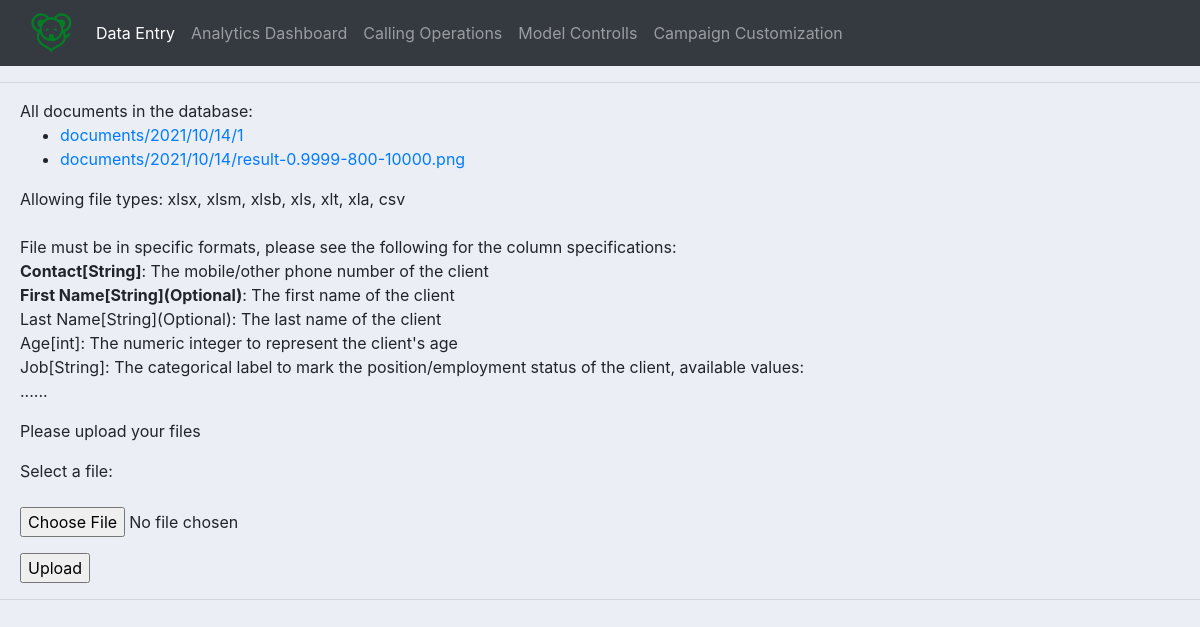
Before: / with the older database file.
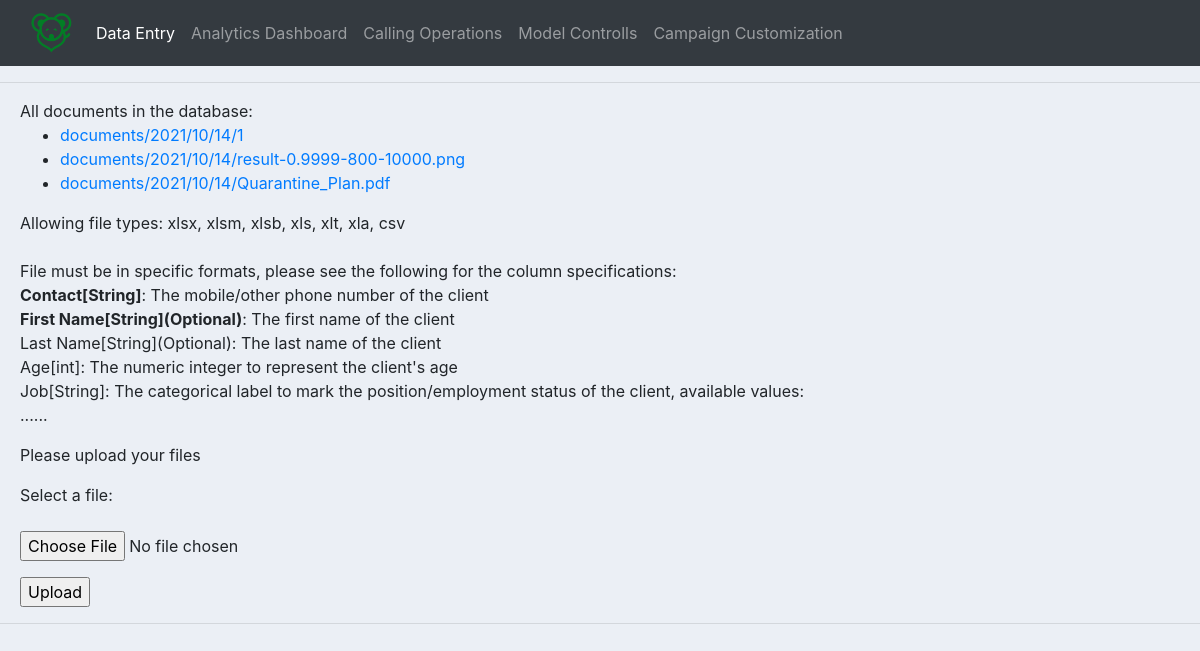
After: the same page with the newer database file.
### myapp/models.py (models this page shows)
class Document(models.Model):
    docfile = models.FileField(upload_to='documents/%Y/%m/%d')

### myapp/views.py (the view)
# urls.py: path('', data_entry_page, name='data_entry_page'),
def data_entry_page(request):
    bold_start, bold_end = "\033[1m", "\033[0;0m"
    message = 'Please upload your files'
    notice = "Allowing file types: xlsx, xlsm, xlsb, xls, xlt, xla, csv\n\n" + \
             "File must be in specific formats, please see the following for the column specifications:\n" + \
             "<strong>Contact[String]</strong>: The mobile/other phone number of the client\n" + \
             "<span class='thick'>First Name[String](Optional)</span>: The first name of the client\n" + \
             "Last Name[String](Optional): The last name of the client\n" + \
             "Age[int]: The numeric integer to represent the client's age\n" + \
             "Job[String]: The categorical label to mark the position/employment status of the client, available values:\n" + \
             "......"
    notice = mark_safe(notice)
    if request.method == 'POST':
        form = DocumentForm(request.POST, request.FILES)
        if form.is_valid():
            newdoc = Document(docfile=request.FILES['docfile'])
            newdoc.save()
            return redirect('my-view')
        else:
            message = 'The form is not valid. Fix the following error:'
    else:
        form = DocumentForm()
    documents = Document.objects.all()
    context = {'documents': documents, 'form': form, 'message': message, 'notice': notice}
    return render(request, 'data_entry_page.html', context)

### myapp/forms.py
class DocumentForm(forms.Form):
    docfile = forms.FileField(label='Select a file')

### myapp/templates/data_entry_page.html (shortened to what this page needs)
{%  extends 'main.html' %}
{% block content %}
{% load static %}
<!DOCTYPE html>
<html>
    <head>
        <link rel="stylesheet" href="{% static '/css/data_entry_page.css' %} "/>
    </head>
    <body>
        <div class="content">
            {% if documents %}
                All documents in the database:
                <ul>
                    {% for document in documents %}
                        <li><a href="{{ document.docfile.url }}">{{ document.docfile.name }}</a></li>
                    {% endfor %}
                </ul>
            {% else %}
                <p>No documents.</p>
            {% endif %}
            <form action="{% url "data_entry_page" %}" method="post" enctype="multipart/form-data">
                <p>{{ notice|linebreaksbr }}</p>
                <p>{{ message }}</p>
                <p>{{ form.docfile.label_tag }} {{ form.docfile.help_text }}</p>
                <p>
                    {{ form.docfile }}
                </p>
                <p><input type="submit" value="Upload"/></p>
            </form>
        </div>
    </body>
</html>
{% endblock %}

### myapp/templates/main.html (shortened to what this page needs)
{% load static %}
<!DOCTYPE html>
<html lang="en">
	<head>
		<link
			rel="stylesheet"
			href="https://maxcdn.bootstrapcdn.com/bootstrap/4.0.0/css/bootstrap.min.css"
		/>
		<link rel="stylesheet" href="{% static '/css/main.css' %} "/>
	</head>
	<body>
		{% include 'navbar.html' %}
		<hr />
		{% block content %} {% endblock %}
		<hr />
	</body>
</html>

### myapp/templates/navbar.html (shortened to what this page needs)
{% load static %}
<nav class="navbar navbar-expand-lg navbar-dark bg-dark">
	<div class="container-fluid">
		<img class="navbar-brand" src="{% static '/images/app_logo.png' %}">
		<div class="collapse navbar-collapse" id="navbarNavAltMarkup">
			<div class="navbar-nav">
				<a class="nav-link active" aria-current="page" href="" onclick="changeActive(event)">Data Entry</a>
				<a class="nav-link" href="/analytics_dashboard_page" onclick="changeActive(event)">Analytics Dashboard</a>
				<a class="nav-link" href="calling_operations_page" onclick="changeActive(event)">Calling Operations</a>
        		<a class="nav-link" href="model_controlls_page" onclick="changeActive(event)">Model Controlls</a>
				<a class="nav-link" href="campaign_customization_page" onclick="changeActive(event)">Campaign Customization</a>
			</div>
		</div>
	</div>
</nav>

### static/css/main.css (style rules this page uses)
.navbar-brand { height: auto; width: auto; max-height: 50px; max-width: 250px; }
body { background-color: #ebeff5; }

### static/css/data_entry_page.css (style rules this page uses)
.thick { font-weight: bold; }
.content { margin-left: 15pt; }

Changed rows visible on the page:
added Document: docfile.name "documents/2021/10/14/Quarantine_Plan.pdf"
